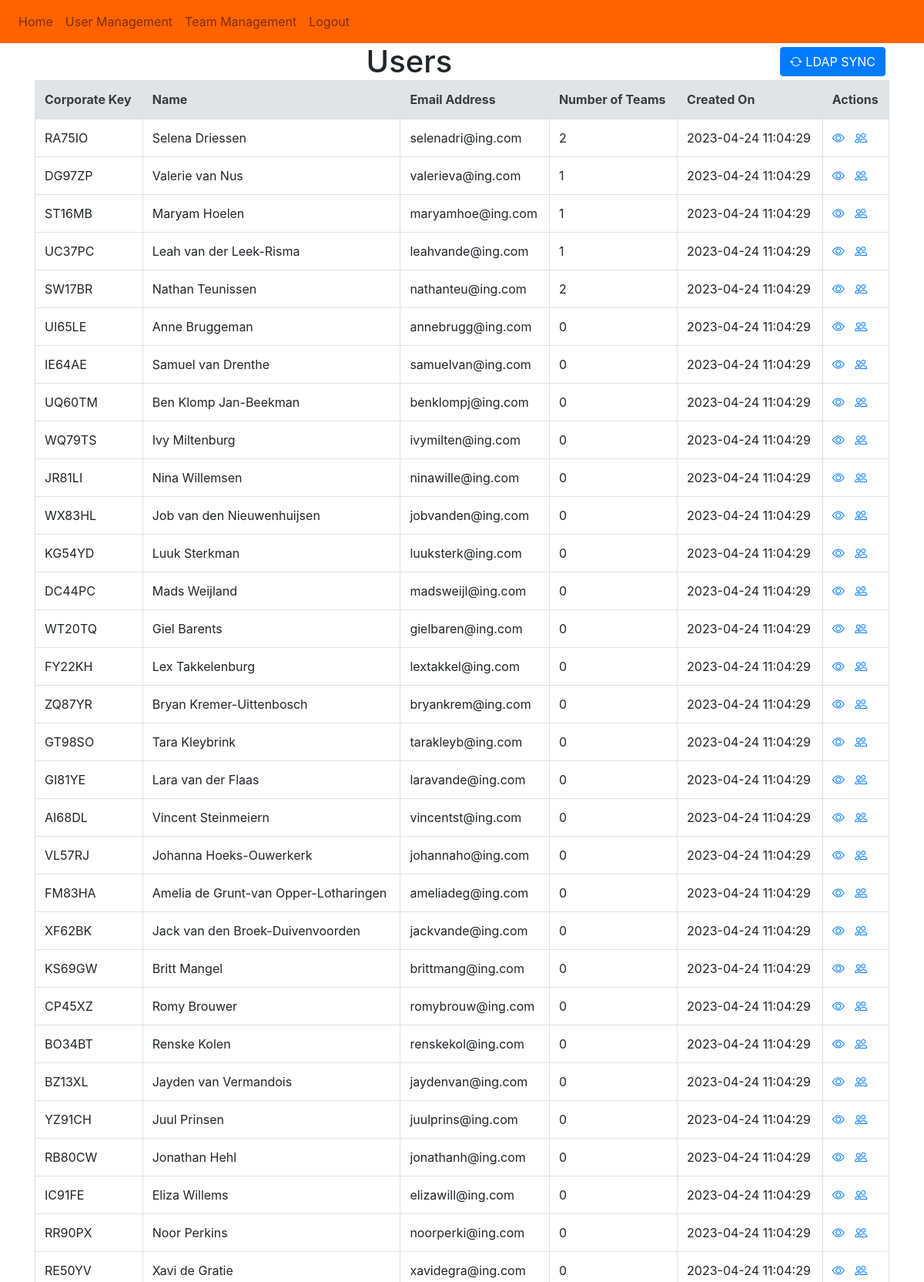
Page /userpage (signed in, upper part) on the committed database.
### website/models.py (models this page shows)
class AD_User(db.Model):
    __tablename__ = 'ad_user'
    id = db.Column(db.Integer, primary_key=True)
    name = db.Column(db.String(150))
    email = db.Column(db.String(150), unique=True)
    corpkey = db.Column(db.String(6))
    create_date = db.Column(db.DateTime(timezone=True), default=func.now())
    teams = db.relationship('AD_Team', secondary=AD_UserTeam, back_populates ='users')

### website/views.py (the view)
@views.route('/userpage', methods=['GET'])
@login_required
def userpage():
    user_list = AD_User.query.all()
    return render_template("userpage.html", user=current_user, user_list=user_list)

### website/__init__.py (called while the page is built)
def create_app():
    app = Flask(__name__)
    app.config['SECRET_KEY'] = 'AppDevelopedON14Apr2023' #light weight string for the demo
    app.config['SQLALCHEMY_DATABASE_URI'] = f'sqlite:///websitelogindb.db'
    db.init_app(app)
    from .views import views
    from .auth import auth
    app.register_blueprint(views, url_prefix='/')
    app.register_blueprint(auth, url_prefix='/')
    from .models import User, AD_User, AD_Team
    with app.app_context():
        db.create_all()
    login_manager = LoginManager()
    login_manager.login_view = 'auth.login'
    login_manager.init_app(app)
    @login_manager.user_loader
    def load_user(id):
        return User.query.get(int(id))
    return app

### website/templates/userpage.html (shortened to what this page needs)
{% extends "base.html" %}
{% block content %}
<div style="text-align: center;">
  <h1 style="display: inline;">Users</h1>
  <button style="display: inline-block;float: right;right: 5px;top: 5px;position: relative;" type="button" class="btn btn-primary" onClick="window.location.href='{{ url_for( 'views.ldapsynch') }}';">
    <span class="bi bi-arrow-repeat"></span>
    LDAP SYNC
  </button>
</div>
<table class="table table-bordered table-hover">
  <thead class="alert alert-secondary">
    <tr>
      <th>Corporate Key</th>
      <th>Name</th>
      <th>Email Address</th>
      <th>Number of Teams</th>
      <th>Created On</th>
      <th>Actions</th>
    </tr>
  </thead>
  <tbody>
    {% for user in user_list %}
      <tr>
        <td>{{ user.corpkey }}</td>
        <td>{{ user.name }}</td>
        <td>{{ user.email }}</td>
        <td>{{ user.teams|length }}</td>
        <td>{{ user.create_date }}</td>
        <td>
          <a href="{{ url_for('views.view_user', user_id=user.id) }}"><span class="bi bi-eye"></span></a>
          <a href="{{ url_for('views.user_assign_teams', user_id=user.id) }}"><span class="bi bi-people"></span></a>
        </td>
      </tr>
    {% endfor %}
  </tbody>
</table>
{% endblock %}

### rows in the picture
AD_User: corpkey "RA75IO", name "Selena Driessen", email "selenadri@ing.com", teams|length "2", create_date "2023-04-24 11:04:29"
AD_User: corpkey "DG97ZP", name "Valerie van Nus", email "valerieva@ing.com", teams|length "1", create_date "2023-04-24 11:04:29"
AD_User: corpkey "ST16MB", name "Maryam Hoelen", email "maryamhoe@ing.com", teams|length "1", create_date "2023-04-24 11:04:29"
AD_User: corpkey "UC37PC", name "Leah van der Leek-Risma", email "leahvande@ing.com", teams|length "1", create_date "2023-04-24 11:04:29"
AD_User: corpkey "SW17BR", name "Nathan Teunissen", email "nathanteu@ing.com", teams|length "2", create_date "2023-04-24 11:04:29"
AD_User: corpkey "UI65LE", name "Anne Bruggeman", email "annebrugg@ing.com", teams|length "0", create_date "2023-04-24 11:04:29"
AD_User: corpkey "IE64AE", name "Samuel van Drenthe", email "samuelvan@ing.com", teams|length "0", create_date "2023-04-24 11:04:29"
AD_User: corpkey "UQ60TM", name "Ben Klomp Jan-Beekman", email "benklompj@ing.com", teams|length "0", create_date "2023-04-24 11:04:29"
AD_User: corpkey "WQ79TS", name "Ivy Miltenburg", email "ivymilten@ing.com", teams|length "0", create_date "2023-04-24 11:04:29"
AD_User: corpkey "JR81LI", name "Nina Willemsen", email "ninawille@ing.com", teams|length "0", create_date "2023-04-24 11:04:29"
AD_User: corpkey "WX83HL", name "Job van den Nieuwenhuijsen", email "jobvanden@ing.com", teams|length "0", create_date "2023-04-24 11:04:29"
AD_User: corpkey "KG54YD", name "Luuk Sterkman", email "luuksterk@ing.com", teams|length "0", create_date "2023-04-24 11:04:29"
AD_User: corpkey "DC44PC", name "Mads Weijland", email "madsweijl@ing.com", teams|length "0", create_date "2023-04-24 11:04:29"
AD_User: corpkey "WT20TQ", name "Giel Barents", email "gielbaren@ing.com", teams|length "0", create_date "2023-04-24 11:04:29"
AD_User: corpkey "FY22KH", name "Lex Takkelenburg", email "lextakkel@ing.com", teams|length "0", create_date "2023-04-24 11:04:29"
AD_User: corpkey "ZQ87YR", name "Bryan Kremer-Uittenbosch", email "bryankrem@ing.com", teams|length "0", create_date "2023-04-24 11:04:29"
AD_User: corpkey "GT98SO", name "Tara Kleybrink", email "tarakleyb@ing.com", teams|length "0", create_date "2023-04-24 11:04:29"
AD_User: corpkey "GI81YE", name "Lara van der Flaas", email "laravande@ing.com", teams|length "0", create_date "2023-04-24 11:04:29"
AD_User: corpkey "AI68DL", name "Vincent Steinmeiern", email "vincentst@ing.com", teams|length "0", create_date "2023-04-24 11:04:29"
AD_User: corpkey "VL57RJ", name "Johanna Hoeks-Ouwerkerk", email "johannaho@ing.com", teams|length "0", create_date "2023-04-24 11:04:29"
AD_User: corpkey "FM83HA", name "Amelia de Grunt-van Opper-Lotharingen", email "ameliadeg@ing.com", teams|length "0", create_date "2023-04-24 11:04:29"
AD_User: corpkey "XF62BK", name "Jack van den Broek-Duivenvoorden", email "jackvande@ing.com", teams|length "0", create_date "2023-04-24 11:04:29"
AD_User: corpkey "KS69GW", name "Britt Mangel", email "brittmang@ing.com", teams|length "0", create_date "2023-04-24 11:04:29"
AD_User: corpkey "CP45XZ", name "Romy Brouwer", email "romybrouw@ing.com", teams|length "0", create_date "2023-04-24 11:04:29"
AD_User: corpkey "BO34BT", name "Renske Kolen", email "renskekol@ing.com", teams|length "0", create_date "2023-04-24 11:04:29"
AD_User: corpkey "BZ13XL", name "Jayden van Vermandois", email "jaydenvan@ing.com", teams|length "0", create_date "2023-04-24 11:04:29"
AD_User: corpkey "YZ91CH", name "Juul Prinsen", email "juulprins@ing.com", teams|length "0", create_date "2023-04-24 11:04:29"
AD_User: corpkey "RB80CW", name "Jonathan Hehl", email "jonathanh@ing.com", teams|length "0", create_date "2023-04-24 11:04:29"
AD_User: corpkey "IC91FE", name "Eliza Willems", email "elizawill@ing.com", teams|length "0", create_date "2023-04-24 11:04:29"
AD_User: corpkey "RR90PX", name "Noor Perkins", email "noorperki@ing.com", teams|length "0", create_date "2023-04-24 11:04:29"
AD_User: corpkey "RE50YV", name "Xavi de Gratie", email "xavidegra@ing.com", teams|length "0", create_date "2023-04-24 11:04:29"
